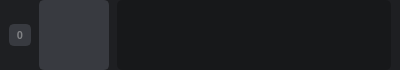
<?xml version="1.0" encoding="UTF-8"?>
<ui version="4.0">
 <class>Form</class>
 <widget class="QWidget" name="Form">
  <property name="geometry">
   <rect>
    <x>0</x>
    <y>0</y>
    <width>400</width>
    <height>70</height>
   </rect>
  </property>
  <property name="windowTitle">
   <string>Form</string>
  </property>
  <property name="styleSheet">
   <string notr="true">QWidget {
	background-color: rgb(30, 31, 34);
	color: rgb(255, 255, 255);
}

QLabel {
	color: rgb(255, 255, 255);
	background-color: rgb(23, 24, 26);
	border-radius: 5px;
}
QPushButton {
	border-radius: 5px;
	color: rgb(130, 131, 134);
	background-color: rgb(56, 58, 64);
	border: 2px solid rgb(56, 58, 64);
}

QPushButton:hover {
	background-color: rgb(76, 78, 84);
}

QPushButton:pressed {
	background-color: rgb(66, 68, 74);
	color: rgb(255, 255, 255);
}</string>
  </property>
  <layout class="QGridLayout" name="gridLayout_2">
   <property name="leftMargin">
    <number>0</number>
   </property>
   <property name="topMargin">
    <number>0</number>
   </property>
   <property name="rightMargin">
    <number>0</number>
   </property>
   <property name="bottomMargin">
    <number>0</number>
   </property>
   <property name="spacing">
    <number>0</number>
   </property>
   <item row="0" column="0">
    <widget class="QFrame" name="frame">
     <property name="sizePolicy">
      <sizepolicy hsizetype="Expanding" vsizetype="Preferred">
       <horstretch>0</horstretch>
       <verstretch>0</verstretch>
      </sizepolicy>
     </property>
     <property name="frameShape">
      <enum>QFrame::NoFrame</enum>
     </property>
     <property name="frameShadow">
      <enum>QFrame::Raised</enum>
     </property>
     <layout class="QGridLayout" name="gridLayout">
      <property name="leftMargin">
       <number>9</number>
      </property>
      <property name="topMargin">
       <number>0</number>
      </property>
      <property name="rightMargin">
       <number>9</number>
      </property>
      <property name="bottomMargin">
       <number>0</number>
      </property>
      <property name="horizontalSpacing">
       <number>8</number>
      </property>
      <property name="verticalSpacing">
       <number>0</number>
      </property>
      <item row="0" column="2">
       <widget class="QTextBrowser" name="textBrowser">
        <property name="sizePolicy">
         <sizepolicy hsizetype="Expanding" vsizetype="Ignored">
          <horstretch>0</horstretch>
          <verstretch>0</verstretch>
         </sizepolicy>
        </property>
        <property name="font">
         <font>
          <pointsize>7</pointsize>
          <weight>75</weight>
          <bold>true</bold>
         </font>
        </property>
        <property name="styleSheet">
         <string notr="true">/* VERTICAL SCROLLBAR */
 QScrollBar:vertical {
	border: none;
    background-color: rgb(30, 31, 34);
    width: 7px;
	border-radius: 0px;
 }

/*  HANDLE BAR VERTICAL */
QScrollBar::handle:vertical {	
	background-color: rgb(43, 45, 49);
	min-height: 2px;
	border-radius: 2px;
	margin-right: 1px;
    margin-left: 1px;
}
QScrollBar::handle:vertical:hover{	
	background-color: rgb(63, 65, 69);
}
QScrollBar::handle:vertical:pressed {	
	background-color: rgb(53, 55, 59);
}

/* horizontal SCROLLBAR */
 QScrollBar:horizontal {
	border: none;
    background-color: rgb(30, 31, 34);
    height: 10px;
	border-radius: 0px;
 }

/*  HANDLE BAR horizontal */
QScrollBar::handle:horizontal {	
	background-color: rgb(43, 45, 49);
	min-width: 7px;
	border-radius: 2px;
	margin-top: 1px;
    margin-bottom: 4px;
}
QScrollBar::handle:horizontal:hover{	
	background-color: rgb(63, 65, 69);
}
QScrollBar::handle:horizontal:pressed {	
	background-color: rgb(53, 55, 59);
}

/* BTN TOP - SCROLLBAR */
QScrollBar::sub-line {
	border: none;
	background-color: none;
	height: none;
	border-top-left-radius: none;
	border-top-right-radius: none;
	subcontrol-position: none;
	subcontrol-origin: none;
}
QScrollBar::sub-line:hover {	
	background-color: none;
}
QScrollBar::sub-line:pressed {	
	background-color: none;
}

/* BTN BOTTOM - SCROLLBAR */
QScrollBar::add-line {
	border: none;
	background-color: none;
	height: none;
	border-bottom-left-radius: none;
	border-bottom-right-radius: none;
	subcontrol-position: none;
	subcontrol-origin: none;
}
QScrollBar::add-line:hover {	
	background-color: none;
}
QScrollBar::add-line:pressed {	
	background-color: none;
}

/* RESET ARROW */
QScrollBar::up-arrow, QScrollBar::down-arrow {
	background: none;
}
QScrollBar::add-page, QScrollBar::sub-page {
	background: none;
}

QTextBrowser {
	color: rgb(255, 255, 255);
	background-color: rgb(23, 24, 26);
	border-radius: 5px;
}</string>
        </property>
        <property name="frameShape">
         <enum>QFrame::NoFrame</enum>
        </property>
       </widget>
      </item>
      <item row="0" column="1">
       <widget class="QPushButton" name="pushButton">
        <property name="sizePolicy">
         <sizepolicy hsizetype="Fixed" vsizetype="Fixed">
          <horstretch>0</horstretch>
          <verstretch>0</verstretch>
         </sizepolicy>
        </property>
        <property name="minimumSize">
         <size>
          <width>70</width>
          <height>70</height>
         </size>
        </property>
        <property name="maximumSize">
         <size>
          <width>70</width>
          <height>70</height>
         </size>
        </property>
        <property name="text">
         <string/>
        </property>
        <property name="iconSize">
         <size>
          <width>64</width>
          <height>64</height>
         </size>
        </property>
       </widget>
      </item>
      <item row="0" column="0">
       <widget class="QPushButton" name="pushButton_2">
        <property name="enabled">
         <bool>false</bool>
        </property>
        <property name="sizePolicy">
         <sizepolicy hsizetype="Fixed" vsizetype="Fixed">
          <horstretch>0</horstretch>
          <verstretch>0</verstretch>
         </sizepolicy>
        </property>
        <property name="minimumSize">
         <size>
          <width>22</width>
          <height>22</height>
         </size>
        </property>
        <property name="maximumSize">
         <size>
          <width>22</width>
          <height>22</height>
         </size>
        </property>
        <property name="font">
         <font>
          <pointsize>8</pointsize>
          <weight>75</weight>
          <bold>true</bold>
         </font>
        </property>
        <property name="styleSheet">
         <string notr="true">QPushButton:checked {
	background-color: rgb(62, 127, 66);
	border: 2px solid rgb(40, 83, 42);
	color: rgb(240, 240, 240);
}</string>
        </property>
        <property name="text">
         <string>0</string>
        </property>
        <property name="checkable">
         <bool>true</bool>
        </property>
       </widget>
      </item>
     </layout>
    </widget>
   </item>
  </layout>
 </widget>
 <resources/>
 <connections/>
</ui>
